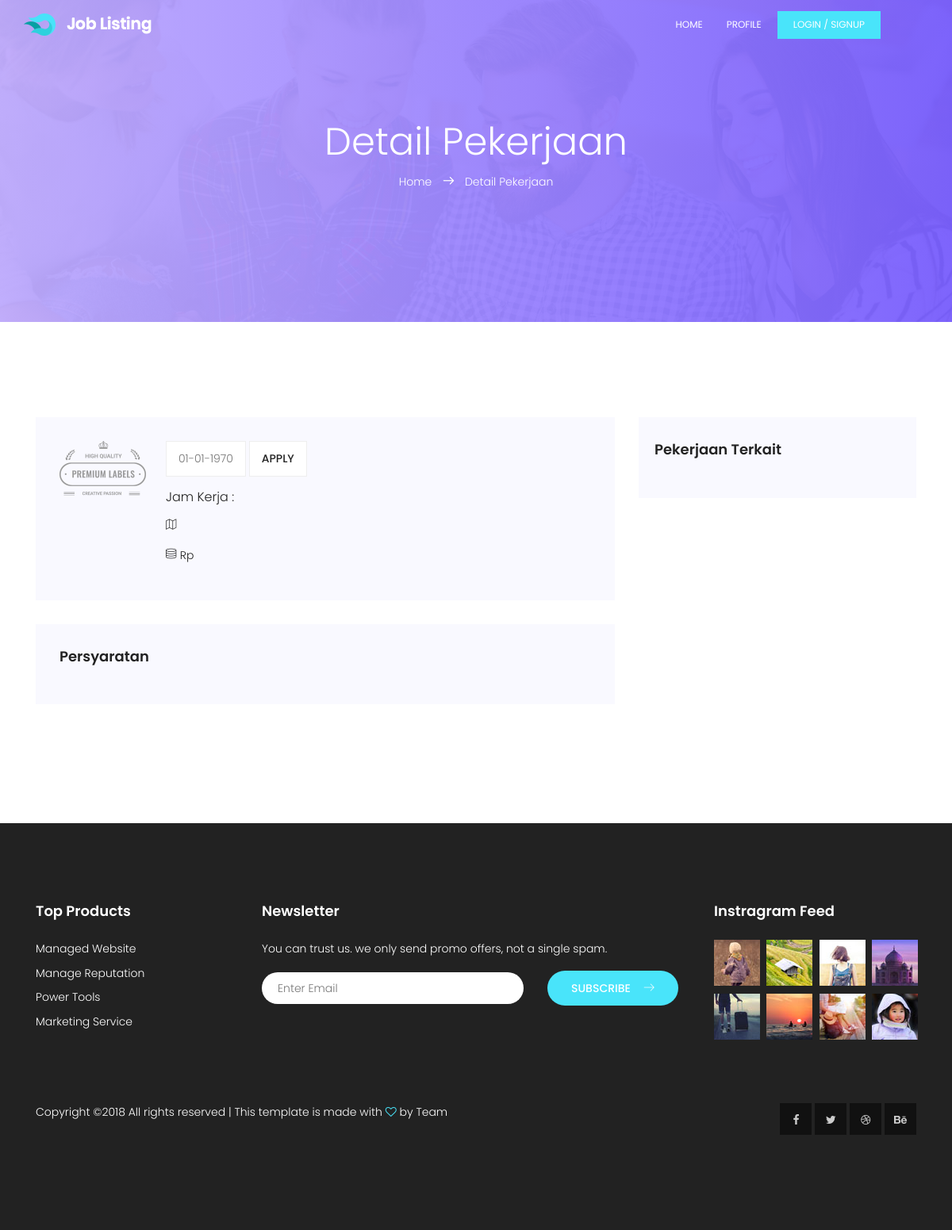
/index.php/home/single/elements.html, run on an earlier commit of the app's database.
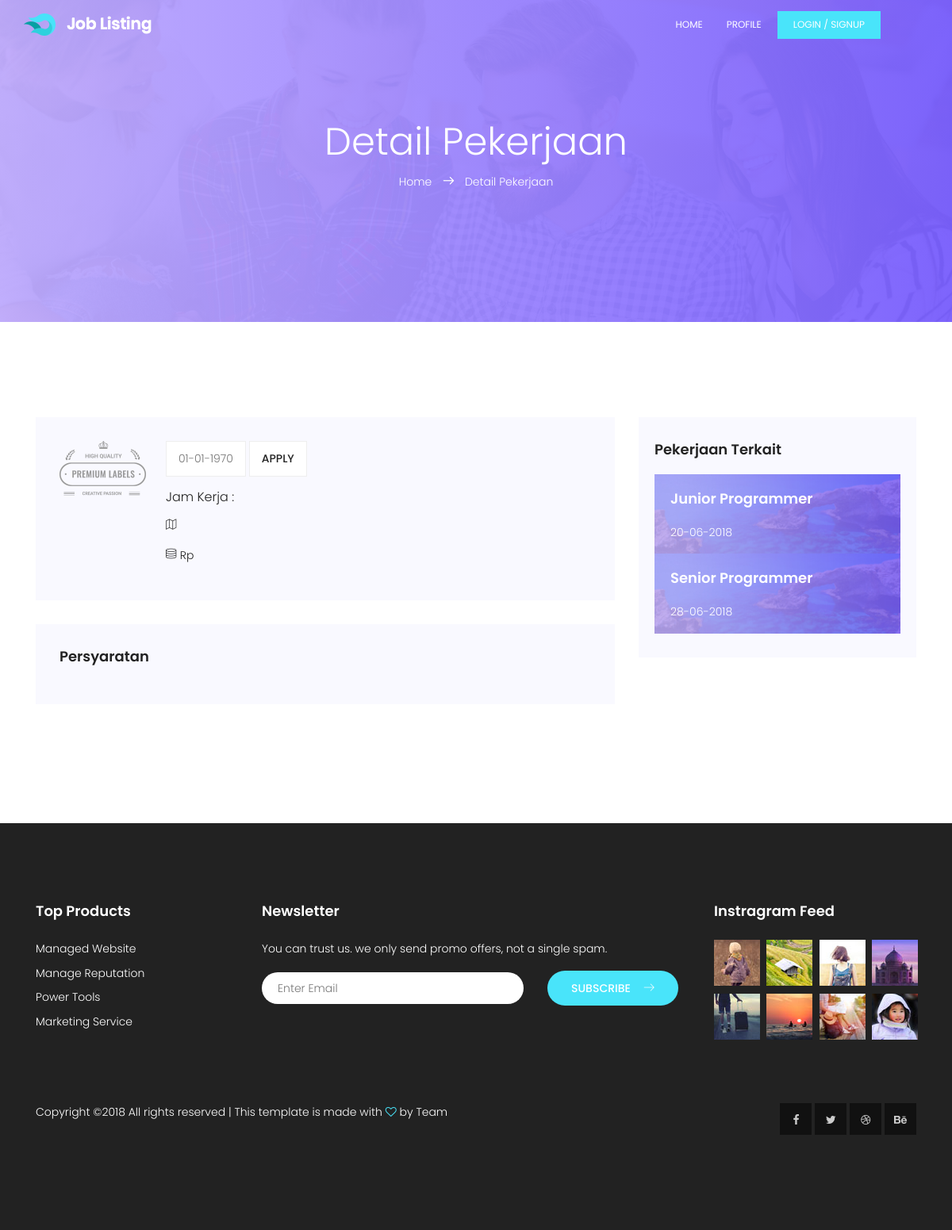
And on a later commit of the database.
### tables this page shows
CREATE TABLE `lowongan` (
  `idLowongan` int(11) NOT NULL,
  `lowongan` varchar(50) NOT NULL,
  `deskripsi` varchar(255) NOT NULL,
  `persyaratan` varchar(255) NOT NULL,
  `idPerusahaan` int(11) NOT NULL,
  `tglPost` date NOT NULL,
  `status` enum('buka','tutup') NOT NULL,
  `gaji` int(11) NOT NULL,
  `kota` varchar(25) NOT NULL,
  `jamKerja` enum('Full Time','Part Time','Magang') NOT NULL,
  `kuota` int(11) NOT NULL,
  `fkKategori` int(11) NOT NULL
);

### application/controllers/home.php (called while the page is built, shortened)
<?php
class Home extends CI_Controller {
	var $data;
	public function __construct()
	{
		$this->load->model('lowongan');
		$this->load->model('user');
	}
	public function single($id)
	{
		$data['userMasuk'] = $this->data;
		$data['lowongan'] = $this->lowongan->getLowongan($id);
		$data['lowonganTerkait'] = $this->lowongan->getLowongan('', $id, $data['lowongan'][0]->fkKategori);
		$this->load->view('home/single', $data);
	}
}

### index.php (called while the page is built, shortened)
<?php
require_once BASEPATH.'core/CodeIgniter.php';

### application/models/lowongan.php (called while the page is built, shortened)
<?php
class Lowongan extends CI_Model {
	public function getLowongan($get, $getkat = 0, $kategori = 0)
	{
		$this->db->join('perusahaan', 'lowongan.idPerusahaan = perusahaan.idPerusahaan', 'left');
		$this->db->where('status', 'buka');
		$this->db->where('kuota >', 0);
		if ($get > 0) {
			$this->db->where('idLowongan', $get);
		}
		$query = $this->db->get('lowongan');
		if ($get == 'num') {
			return $query->num_rows();
		} else {
			return $query->result();
		}
	}
}

### application/views/home/single.php (the view, shortened to what this page needs)
<!DOCTYPE html>
<html lang="id" class="no-js">
	<head>
		<?php include 'head.php'; ?>
	</head>
	<body>
		<?php include 'header.php'; ?>
		<section class="banner-area relative" id="home">
			<div class="overlay overlay-bg"></div>
			<div class="container">
				<div class="row d-flex align-items-center justify-content-center">
					<div class="about-content col-lg-12">
						<h1 class="text-white">
							Detail Pekerjaan
						</h1>
						<p class="text-white link-nav"><a href="<?= base_url('index.php/home') ?>">Home </a>  <span class="lnr lnr-arrow-right"></span>  <a href="<?= base_url('index.php/home/single/'.$this->uri->segment(3)) ?>"> Detail Pekerjaan</a></p>
					</div>
				</div>
			</div>
		</section>
		<section class="post-area section-gap">
			<div class="container">
				<div class="row justify-content-center d-flex">
					<div class="col-lg-8 post-list">
						<div class="single-post d-flex flex-row">
							<div class="thumb">
								<img src="<?= base_url('assets/home/img/post.png') ?>">
							</div>
							<div class="details">
								<div class="title d-flex flex-row justify-content-between">
									<ul class="btns">
										<li><?= date('d-m-Y', strtotime($lowongan[0]->tglPost)) ?></li>
										<li><a href="<?= base_url('') ?>">Apply</a></li>
									</ul>
								</div>
								<h5>Jam Kerja : <?= $lowongan[0]->jamKerja ?></h5>
								<p class="address">
									<span class="lnr lnr-map"></span> <?= $lowongan[0]->kota ?>
								</p>
								<p class="address">
									<span class="lnr lnr-database"></span> Rp <?= $lowongan[0]->gaji ?>
								</p>
							</div>
						</div>
						<div class="single-post job-details">
							<h4 class="single-title">Persyaratan</h4>
						</div>
					</div>
					<div class="col-lg-4 sidebar">
						<div class="single-slidebar">
							<h4>Pekerjaan Terkait</h4>
							<?php foreach ($lowonganTerkait as $value): ?>
								<div class="blog-list">
									<div class="single-blog " style="background:#000 url(<?= base_url('assets/home/') ?>img/blog1.jpg);">
										<a href="<?= base_url('index.php/home/single/'.$value->idLowongan) ?>"><h4><?= $value->lowongan ?></h4></a>
										<div class="meta justify-content-between d-flex">
											<p>
												<?= date('d-m-Y', strtotime($value->tglPost)) ?>
											</p>
										</div>
									</div>
								</div>
							<?php endforeach ?>
						</div>
					</div>
				</div>
			</div>
		</section>
		<?php include 'foot.php'; ?>
	</body>
</html>

### application/views/home/head.php (shortened to what this page needs)
<link rel="stylesheet" type="text/css" href="<?= base_url('assets/datatables/datatables.min.css') ?>"/>
<link rel="stylesheet" href="<?= base_url('assets/home/css/linearicons.css') ?>">
<link rel="stylesheet" href="<?= base_url('assets/home/css/font-awesome.min.css') ?>">
<link rel="stylesheet" href="<?= base_url('assets/home/css/bootstrap.css') ?>">
<link rel="stylesheet" href="<?= base_url('assets/home/css/magnific-popup.css') ?>">
<link rel="stylesheet" href="<?= base_url('assets/home/css/nice-select.css') ?>">
<link rel="stylesheet" href="<?= base_url('assets/home/css/animate.min.css') ?>">
<link rel="stylesheet" href="<?= base_url('assets/home/css/owl.carousel.css') ?>">
<link rel="stylesheet" href="<?= base_url('assets/home/css/main.css') ?>">

### application/views/home/header.php (shortened to what this page needs)
<header id="header" id="home">
	<div class="container">
		<div class="row align-items-center justify-content-between d-flex">
			<div id="logo">
				<a href="<?= base_url() ?>"><img src="<?= base_url('assets/home/img/logo.png') ?>"/></a>
			</div>
			<nav id="nav-menu-container">
				<ul class="nav-menu">
					<li class="menu-active"><a href="<?= base_url() ?>">Home</a></li>
					<li><a href="<?= base_url('index.php/home/profil') ?>">Profile</a></li>
					<?php if ($this->session->userdata('masuk')): ?>
						<li style="color: #fff">
							Halo,
							<?php
								if (isset($userMasuk[0]->namaMember)) {
									echo $userMasuk[0]->namaMember;
								} else if(isset($userMasuk[0]->namaPerusahaan)) {
									echo $userMasuk[0]->namaPerusahaan;
								} else {
									echo 'Admin';
								}
							?>
							<a class="ticker-btn" href="<?= base_url('index.php/login/logout') ?>">Logout</a>
						</li>
					<?php else: ?>
						<li><a class="ticker-btn" href="<?= base_url('index.php/login') ?>">Login / SignUp</a></li>
					<?php endif ?>
				</ul>
			</nav>
		</div>
	</div>
</header>

### application/views/home/foot.php (shortened to what this page needs)
<footer class="footer-area section-gap">
	<div class="container">
		<div class="row">
			<div class="col-lg-3  col-md-12">
				<div class="single-footer-widget">
					<h6>Top Products</h6>
					<ul class="footer-nav">
						<li><a href="#">Managed Website</a></li>
						<li><a href="#">Manage Reputation</a></li>
						<li><a href="#">Power Tools</a></li>
						<li><a href="#">Marketing Service</a></li>
					</ul>
				</div>
			</div>
			<div class="col-lg-6  col-md-12">
				<div class="single-footer-widget newsletter">
					<h6>Newsletter</h6>
					<p>You can trust us. we only send promo offers, not a single spam.</p>
					<div id="mc_embed_signup">
						<form target="_blank" novalidate="true" action="" method="get" class="form-inline">
							<div class="form-group row" style="width: 100%">
								<div class="col-lg-8 col-md-12">
									<input name="EMAIL" placeholder="Enter Email" onfocus="this.placeholder = ''" onblur="this.placeholder = 'Enter Email '" required="" type="email">
								</div>
								<div class="col-lg-4 col-md-12">
									<button class="nw-btn primary-btn">Subscribe<span class="lnr lnr-arrow-right"></span></button>
								</div>
							</div>
						</form>
					</div>
				</div>
			</div>
			<div class="col-lg-3  col-md-12">
				<div class="single-footer-widget mail-chimp">
					<h6 class="mb-20">Instragram Feed</h6>
					<ul class="instafeed d-flex flex-wrap">
						<li><img src="<?= base_url('assets/home/') ?>img/i1.jpg" alt=""></li>
						<li><img src="<?= base_url('assets/home/') ?>img/i2.jpg" alt=""></li>
						<li><img src="<?= base_url('assets/home/') ?>img/i3.jpg" alt=""></li>
						<li><img src="<?= base_url('assets/home/') ?>img/i4.jpg" alt=""></li>
						<li><img src="<?= base_url('assets/home/') ?>img/i5.jpg" alt=""></li>
						<li><img src="<?= base_url('assets/home/') ?>img/i6.jpg" alt=""></li>
						<li><img src="<?= base_url('assets/home/') ?>img/i7.jpg" alt=""></li>
						<li><img src="<?= base_url('assets/home/') ?>img/i8.jpg" alt=""></li>
					</ul>
				</div>
			</div>
		</div>
		<div class="row footer-bottom d-flex justify-content-between">
			<p class="col-lg-8 col-sm-12 footer-text m-0 text-white">
				Copyright &copy;<script>document.write(new Date().getFullYear());</script> All rights reserved | This template is made with <i class="fa fa-heart-o" aria-hidden="true"></i> by Team
			</p>
			<div class="col-lg-4 col-sm-12 footer-social">
				<a href="#"><i class="fa fa-facebook"></i></a>
				<a href="#"><i class="fa fa-twitter"></i></a>
				<a href="#"><i class="fa fa-dribbble"></i></a>
				<a href="#"><i class="fa fa-behance"></i></a>
			</div>
		</div>
	</div>
</footer>

What changed in the data, as far as the page shows it:
added lowongan: lowongan "Junior Programmer", tglPost "20-06-2018"
added lowongan: lowongan "Senior Programmer", tglPost "28-06-2018"
